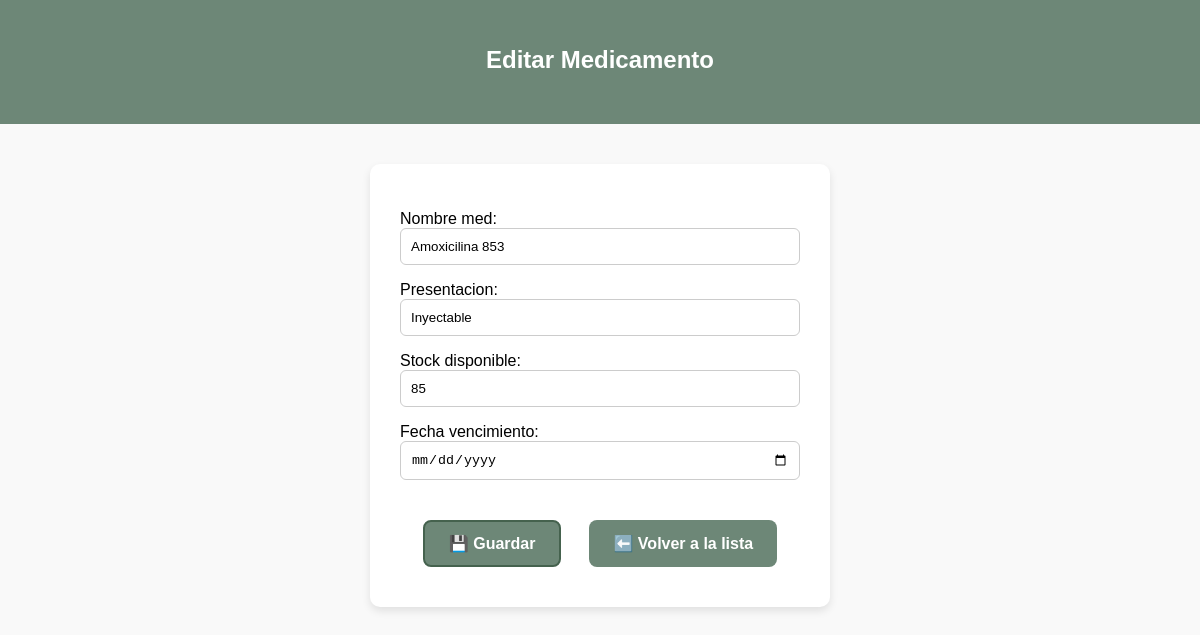
The app's page /medicamentos/editar/49/ with its own data.
### principal/models.py (models this page shows, shortened)
class Medicamento(models.Model):
    nombre_med = models.CharField(max_length=100)
    presentacion = models.CharField(max_length=100)
    stock_disponible = models.IntegerField()
    fecha_vencimiento = models.DateField()
    activo = models.BooleanField(default=True)

### principal/views.py (the view)
# urls.py: path('medicamentos/editar/<int:pk>/', views.editar_medicamento, name='editar_medicamento'),
def editar_medicamento(request, pk):
    medicamento = get_object_or_404(Medicamento, pk=pk)
    if request.method == 'POST':
        form = MedicamentoForm(request.POST, instance=medicamento)
        if form.is_valid():
            form.save()
            return redirect('lista_medicamentos')
    else:
        form = MedicamentoForm(instance=medicamento)
    return render(request, 'principal/formulario_medicamento.html', {'form': form})

### principal/forms.py
class MedicamentoForm(forms.ModelForm):
    class Meta:
        model = Medicamento
        fields = ['nombre_med', 'presentacion', 'stock_disponible', 'fecha_vencimiento']
        widgets = {
            'fecha_vencimiento': forms.DateInput(attrs={'type': 'date'}),
            'nombre_med': forms.TextInput(attrs={'placeholder': 'Nombre del medicamento'}),
            'presentacion': forms.TextInput(attrs={'placeholder': 'Ej: Tableta, Inyectable...'}),
        }

### principal/templates/principal/formulario_medicamento.html (shortened to what this page needs)
{% load static %}
<!DOCTYPE html>
<html lang="es">
<head>
    <link rel="stylesheet" href="{% static 'principal/css/formularios.css' %}">
</head>
<body>
<header>
    <h1>{% if form.instance.id %}Editar Medicamento{% else %}Nuevo Medicamento{% endif %}</h1>
</header>
<div class="form-container">
    <form method="post">
        {{ form.as_p }}
        <div class="acciones">
            <button type="submit" class="boton-form guardar">💾 Guardar</button>
            <a href="{% url 'lista_clientes' %}" class="boton-form">⬅️ Volver a la lista</a>
        </div>
    </form>
</div>
</body>
</html>

### principal/static/principal/css/formularios.css (style rules this page uses)
body { font-family: Arial, sans-serif; background-color: #f9f9f9; margin: 0; padding: 0; text-align: center; }
header { background-color: #6D8777; color: white; padding: 30px; }
.form-container { background: white; width: 400px; margin: 40px auto; padding: 30px; border-radius: 10px; box-shadow: 0 4px 8px rgba(0,0,0,0.1); }
h1 { font-size: 24px; margin-bottom: 20px; }
form { text-align: left; }
form p { margin-bottom: 15px; }
input, select { width: 100%; padding: 10px; border: 1px solid #ccc; border-radius: 6px; box-sizing: border-box; }
.acciones { text-align: center; margin-top: 30px; display: flex; justify-content: center; gap: 8px; flex-wrap: wrap; }
.boton-form { background-color: #6D8777; color: white; padding: 12px 24px; font-size: 16px; font-weight: bold; border: none; border-radius: 8px; cursor: pointer; text-decoration: none; transition: background-color 0.3s ease, transform 0.2s ease; margin: 10px; display: inline-flex; align-items: center; gap: 8px; }
.boton-form.guardar { background-color: #6D8777; border: 2px solid #45624E; }

### records on screen
Medicamento: nombre_med "Amoxicilina 853", presentacion "Inyectable", stock_disponible "85"
